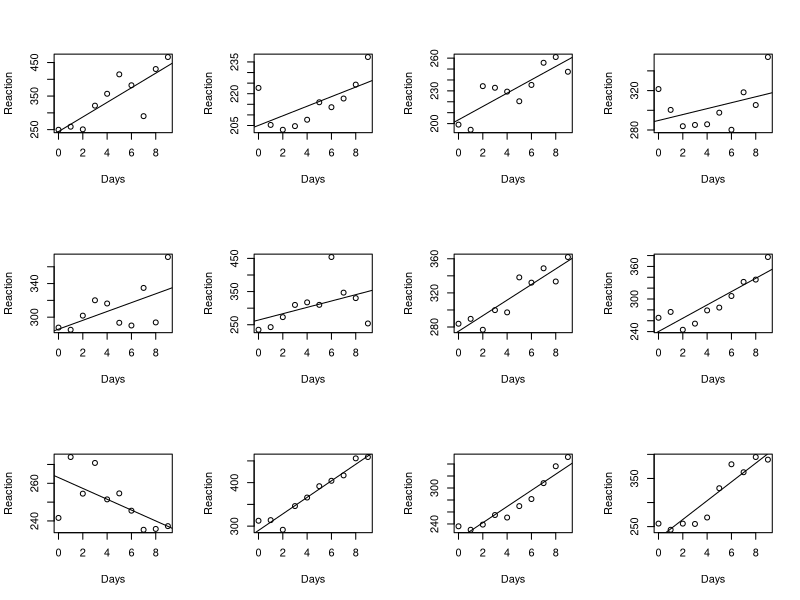
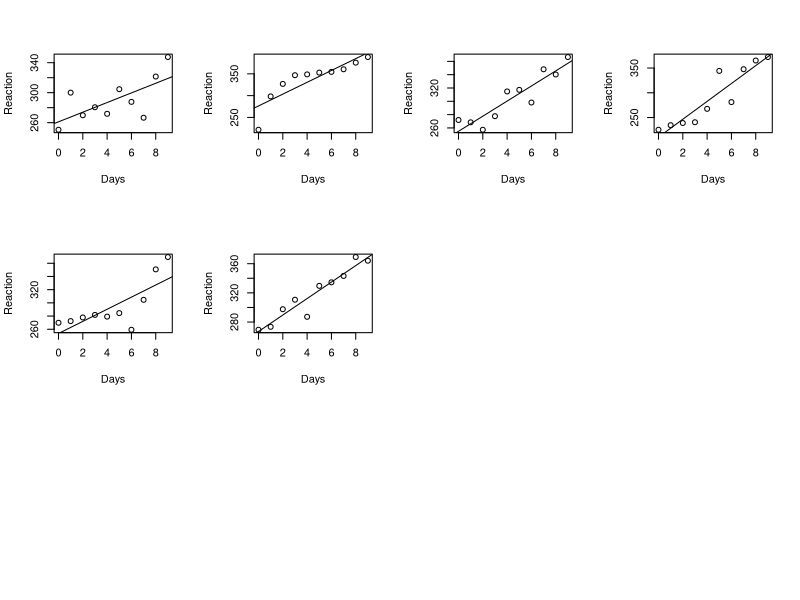

The R source for these figures, in order:
#

library(lme4)

par(mfrow=c(3, 4))

for (j in unique(sleepstudy$Subject)){

  dados <- subset(sleepstudy, sleepstudy$Subject==j)

  plot(Reaction ~ Days, data=dados)

  regressao <- lm(Reaction ~ Days, data=dados)

  abline(regressao)
}


